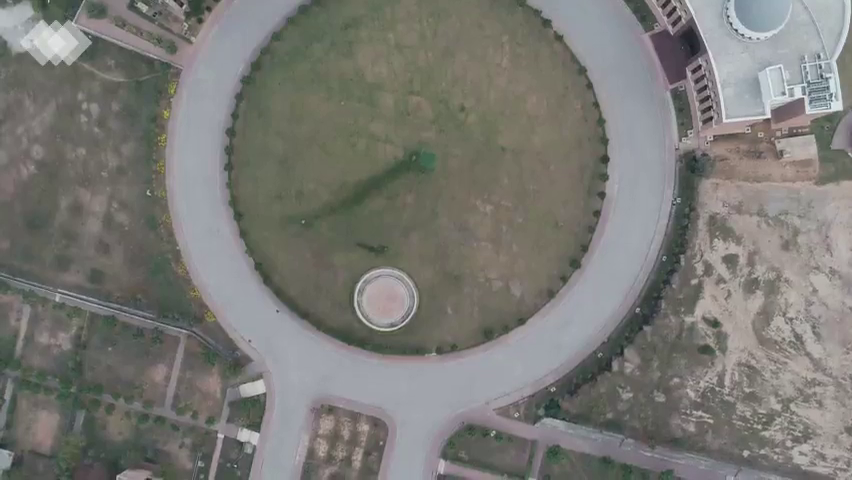
#> input picture frame 5 of SIFT-based/our_data1.mp4, 852 x 480 px
$ jupyter execute --allow-errors sift.ipynb   (older library calls are emulated)
#> lines starting #> are read from the running program, lines starting #| are printed output that depends on the picture
# Implementation of Algorithm with SIFT

[cell 1]
import gdal
import skimage
import numpy
from PIL import Image
#> (the rest of this cell did not finish here and is left out)

[cell 2]
from datetime import datetime

import numpy as np
from matplotlib import pyplot as plt
import cv2
from scipy import misc

def template_tracker(link_in='data.mp4', link_out='output_sift.mp4'):
#> called with link_in = 'our_data1.mp4', link_out = 'outputkeremnaz.mp4'
    print("opening video file...")
    vs = cv2.VideoCapture(link_in)# Video içerisinden frameleri alma işlemini burda başlatıyor

    writer = None
    W = None
    H = None
    totalFrames = 0
    check=False
    coords=[]
    while True:
        frame = vs.read()
        frame = frame[1]
#> frame is the input picture: shape (480, 852, 3); mean B, G, R 117.2, 121.6, 122
        if link_in is not None and frame is None:
            print("end")
            check=True
            break

        rgb = cv2.cvtColor(frame, cv2.COLOR_BGR2RGB)

        # [7 lines of commented-out code are left out]
        rgb = numpy.array(Image.fromarray(rgb).resize((int(0.75 * rgb.shape[1]), int(rgb.shape[0] * 0.75))))
#> rgb: shape (360, 639, 3)
        #print(np.array(rgb.shape))

        if W is None or H is None:
            #print(frame.shape)
            (H, W) = frame.shape[:2]
#> H = 480; W = 852

        if writer is None:
            fourcc = cv2.VideoWriter_fourcc(*"MJPG")
            writer = cv2.VideoWriter(link_out, fourcc, 30, (2448,1779), True)
        # Initiate SIFT detector
        sift = cv2.xfeatures2d.SIFT_create() #create SIFT feature extractor
        MIN_MATCH_COUNT = 10
        #print(totalFrames)
        if totalFrames % 32 == 0:
            img1 = rgb        # queryImage
            img2 = plt.imread('1.tif') # trainImage
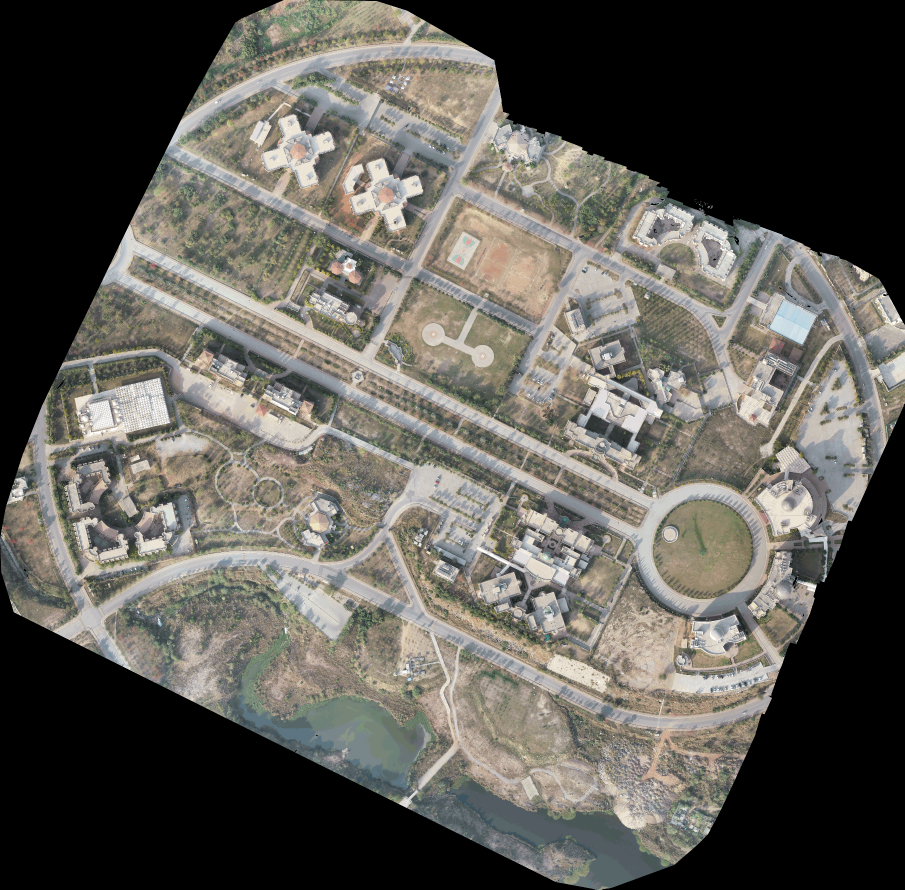
#> input picture SIFT-based/1.tif, 1809 x 1779 px (shown at 1/2 size)
#> img2 is the input picture: shape (1779, 1809, 4); mean R, G, B, A 94.6, 92.3, 86.1, 255
            #print("kerem")
            # find the keypoints and descriptors with SIFT
            kp1, des1 = sift.detectAndCompute(img1,None)
#> kp1 = 965 keypoints; strongest (x, y, size): (42, 32, 21), (512, 36, 23.6), (627, 79, 6.2), (533, 89, 2.3)
            kp2, des2 = sift.detectAndCompute(img2,None)
#> kp2 = 20934 keypoints; strongest (x, y, size): (1768, 590, 2.6), (1624, 1175, 12.1), (1770, 587, 2.4), (1400, 417, 2)
            FLANN_INDEX_KDTREE = 0
            index_params = dict(algorithm = FLANN_INDEX_KDTREE, trees = 2)
            search_params = dict(checks = 2)

            flann = cv2.FlannBasedMatcher(index_params, search_params)
            matches = flann.knnMatch(des1,des2,k=2)
#> matches = 965 matches
            # store all the good matches as per Lowe's ratio test.
            good = []
            for m,n in matches:
                if m.distance < 0.7*n.distance:
                    good.append(m)
#> after the loop, good = 85 matches

            if len(good)>MIN_MATCH_COUNT:
                src_pts = np.float32([ kp1[m.queryIdx].pt for m in good ]).reshape(-1,1,2)
#> src_pts = 85 rows, first 8: [27.98, 113.3], [62.45, 88.76], [127, 220.2], [259.2, 325], [265.9, 325.8], [266, 312.6], [273.2, 320.4], [278.2, 186.5]
                dst_pts = np.float32([ kp2[m.trainIdx].pt for m in good ]).reshape(-1,1,2)
#> dst_pts = 85 rows, first 8: [1462.9, 895.1], [1473.4, 926], [1369.5, 952.5], [1276.3, 1031.5], [1275.1, 1036.1], [1283.4, 1039], [1277.2, 1042], [1367.5, 1067.1]

                M, mask = cv2.findHomography(src_pts, dst_pts, cv2.RANSAC,5.0)
#> M = [[0.0909, -0.663, 1550.3], [0.935, -0.113, 891.9], [0.00019, 4.57e-05, 1]]; mask = 85 values, max 1 at index 0, min 0 at index 8, mean 0.976
                matchesMask = mask.ravel().tolist()
#> matchesMask has the same summary as mask

                h,w = img1.shape[:2]
#> h = 360; w = 639
                pts = np.float32([ [0,0],[0,h-1],[w-1,h-1],[w-1,0] ]).reshape(-1,1,2)
#> pts = [[0, 0], [0, 359], [638, 359], [638, 0]]
                dst = cv2.perspectiveTransform(pts,M)
#> dst = [[1550.3, 891.9], [1291.3, 837.7], [1204.7, 1272.8], [1434.5, 1327.5]]
                points= np.int32(dst)
#> points = [[1550, 891], [1291, 837], [1204, 1272], [1434, 1327]]
                #print(points)
                img2 = cv2.polylines(img2,[np.int32(dst)],True,255,5, cv2.LINE_8)

                M = cv2.moments(points)

                cx = int(M['m10']/M['m00'])
                cy = int(M['m01']/M['m00'])

                img2= cv2.circle(img2, (cx, cy), 4, (0, 255, 255), 10)
                ax= gt[0] + cx*gt[1] + cy*gt[2]
                ay= gt[3] + cx*gt[4] + cy*gt[5]
                coord= ct.TransformPoint(ax,ay)
                lat= coord[0]
                long= coord[1]
                print(long,lat)
                coords.append([lat,long])

            else:
                print("Not enough matches are found - %d/%d" % (len(good),MIN_MATCH_COUNT))
                matchesMask = None

        # [20 lines of commented-out code are left out]

        if check:
            break

        totalFrames += 1
    #print('done')
    writer.release()
    vs.release()
    cv2.destroyAllWindows()
    print(coords)
    return
    #print(coordss)


$ run again, starting later in the video
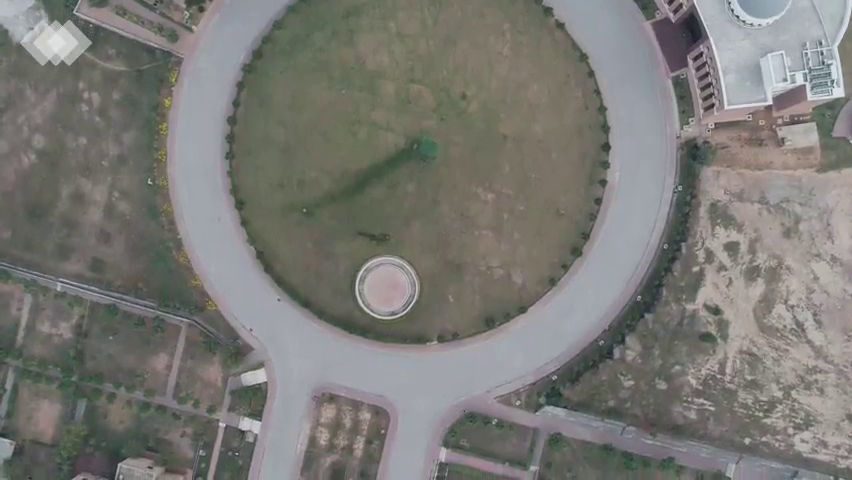
#> input picture frame 25 of SIFT-based/our_data1.mp4, 852 x 480 px
#> in template_tracker, frame is the input picture: shape (480, 852, 3); mean B, G, R 117.7, 121.9, 122.5
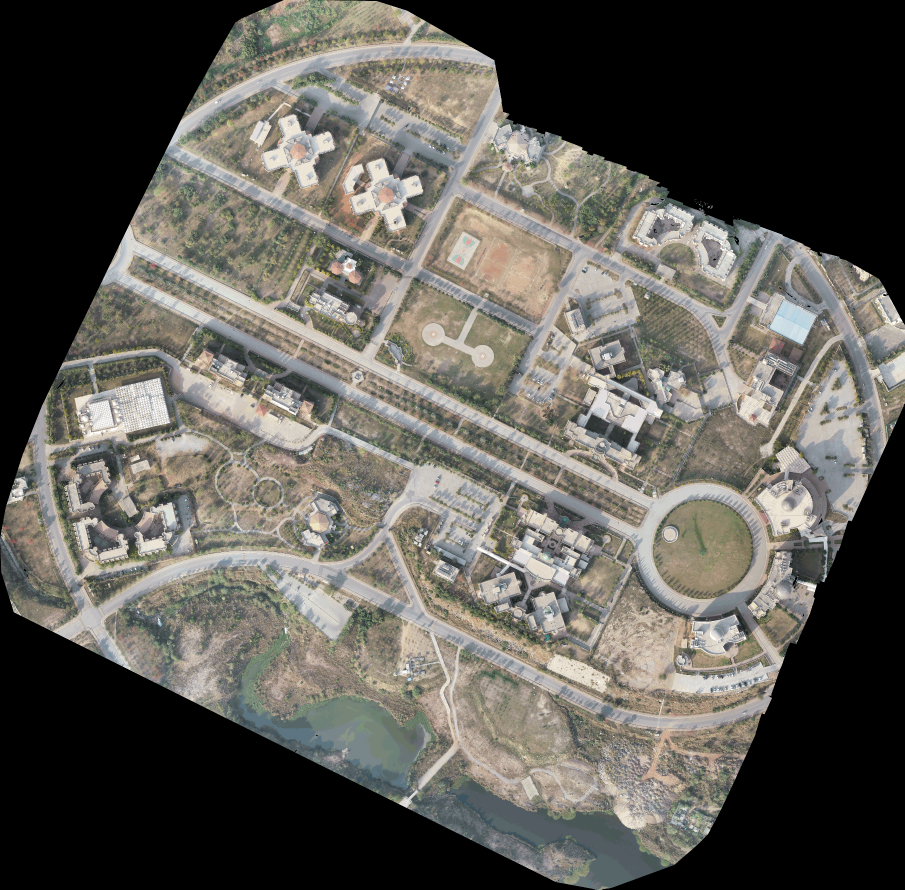
#> input picture SIFT-based/1.tif, 1809 x 1779 px (shown at 1/2 size)
#> in template_tracker, img2 is the input picture: shape (1779, 1809, 4); mean R, G, B, A 94.6, 92.3, 86.1, 255
#> kp1 = 971 keypoints; strongest (x, y, size): (43, 32, 20.4), (629, 69, 6.2), (513, 27, 23.4), (534, 79, 2.4)
#> kp2 = 20934 keypoints; strongest (x, y, size): (1768, 590, 2.6), (1624, 1175, 12.1), (1770, 587, 2.4), (1400, 417, 2)
#> matches = 971 matches
#> after the loop in template_tracker, `for m,n in matches:`: good = 85 matches
#> src_pts = 85 rows, first 8: [6.22, 289.2], [28.86, 105.3], [194.7, 273.8], [199.6, 195.5], [267, 317.2], [267, 304], [274.3, 311.6], [274.3, 311.6]
#> dst_pts = 85 rows, first 8: [1508.2, 1315.8], [1462.9, 895.1], [1314.9, 992.3], [1367.2, 1006.6], [1275.1, 1036.1], [1283.4, 1039], [1277.2, 1042], [1277.2, 1042]
#> M = [[0.0837, -0.639, 1544.4], [0.931, -0.09, 888.8], [0.000185, 6.45e-05, 1]]; mask = 85 values from 0 to 1
#> dst = [[1544.4, 888.8], [1285.3, 837], [1199.1, 1270.7], [1429, 1325.9]]
#> points = [[1544, 888], [1285, 837], [1199, 1270], [1428, 1325]]

$ run again, starting later in the video
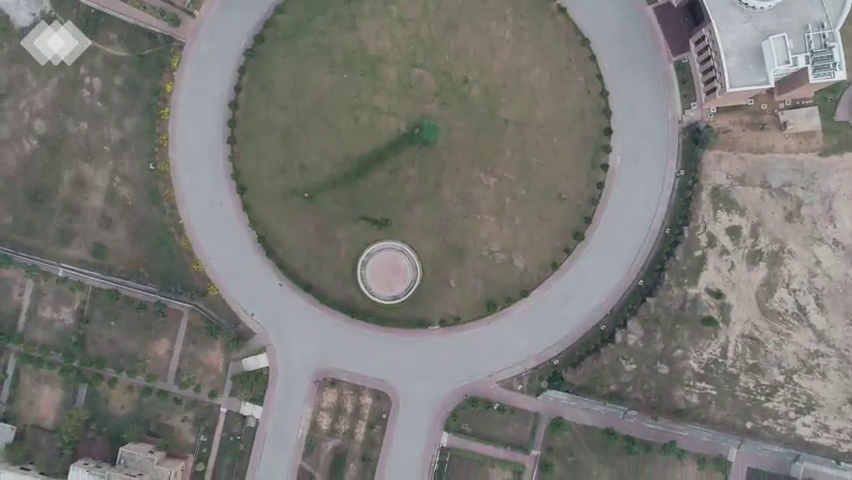
#> input picture frame 44 of SIFT-based/our_data1.mp4, 852 x 480 px
#> in template_tracker, frame is the input picture: shape (480, 852, 3); mean B, G, R 117.1, 121.2, 122
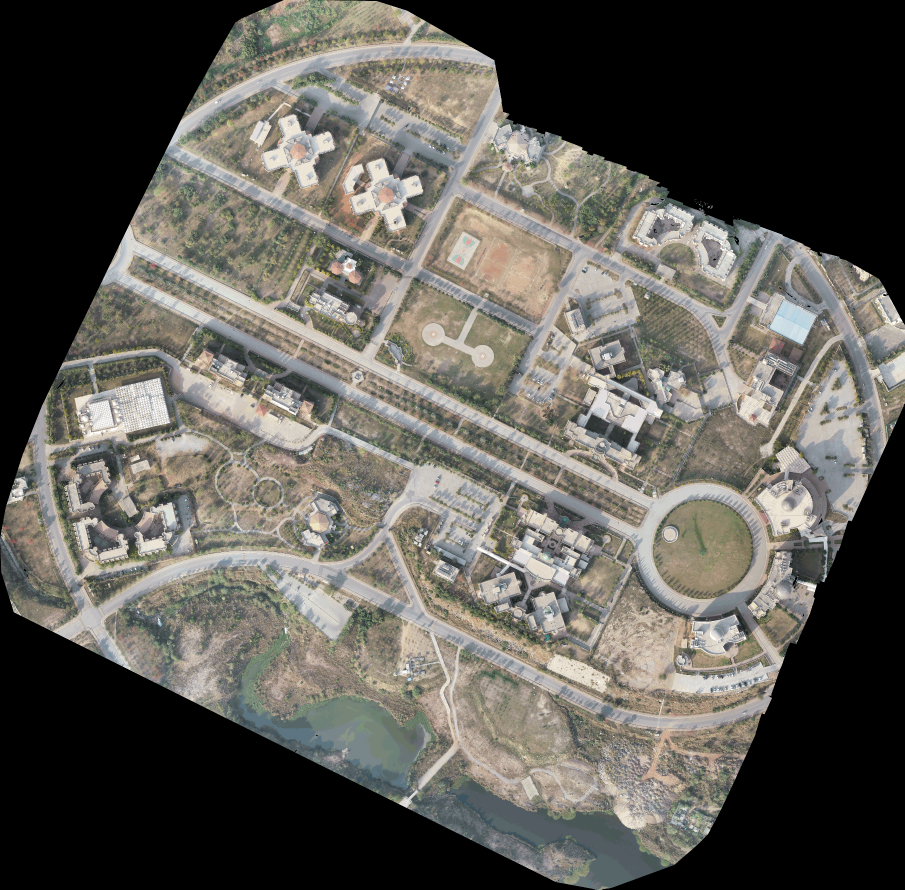
#> input picture SIFT-based/1.tif, 1809 x 1779 px (shown at 1/2 size)
#> in template_tracker, img2 is the input picture: shape (1779, 1809, 4); mean R, G, B, A 94.6, 92.3, 86.1, 255
#> kp1 = 1028 keypoints; strongest (x, y, size): (43, 32, 20.5), (630, 56, 6), (536, 67, 2.2), (626, 48, 1.9)
#> kp2 = 20934 keypoints; strongest (x, y, size): (1768, 590, 2.6), (1624, 1175, 12.1), (1770, 587, 2.4), (1400, 417, 2)
#> matches = 1028 matches
#> after the loop in template_tracker, `for m,n in matches:`: good = 85 matches
#> src_pts = 85 rows, first 8: [27.34, 47.05], [29.55, 94.17], [135.7, 34.43], [181.2, 334.9], [195.8, 262.4], [261.7, 305.5], [267.9, 292.4], [275.5, 300]
#> dst_pts = 85 rows, first 8: [323, 762.4], [1462.9, 895.1], [1482.3, 987.4], [1293.1, 593.1], [1314.9, 992.3], [1276.3, 1031.5], [1283.4, 1039], [1277.2, 1042]
#> M = [[0.0491, -0.692, 1530.6], [0.877, -0.155, 894.5], [0.000156, 8.44e-06, 1]]; mask = 85 values, max 1 at index 2, min 0 at index 0, mean 0.929
#> matchesMask has the same summary as mask
#> dst = [[1530.6, 894.5], [1278.2, 836.3], [1190.9, 1268.2], [1420.2, 1322.4]]
#> points = [[1530, 894], [1278, 836], [1190, 1268], [1420, 1322]]
